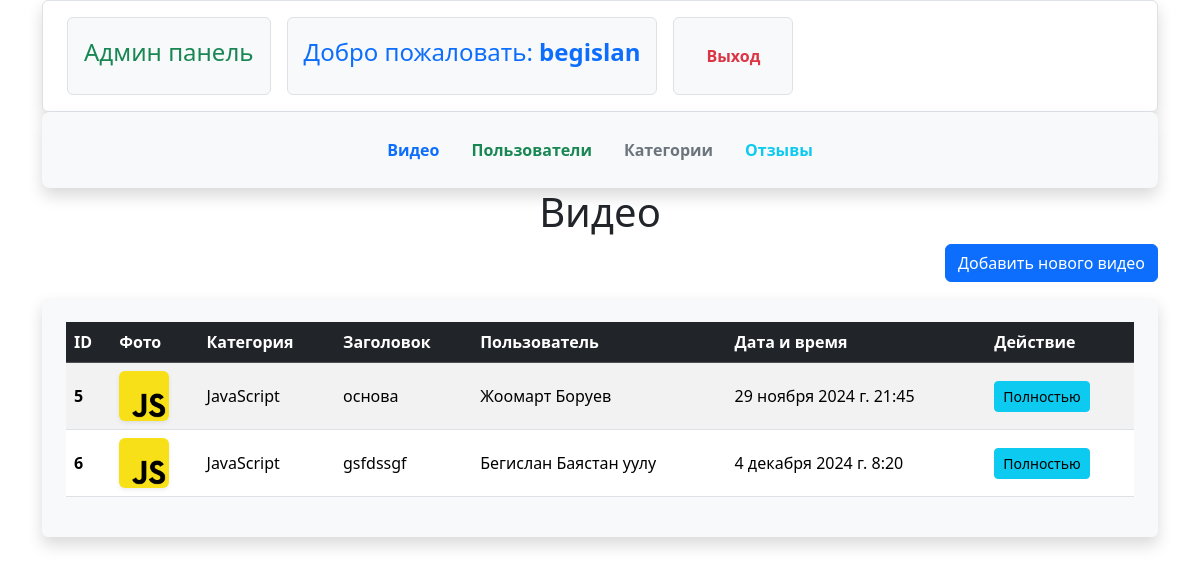
Screenshot of /adminka/ (signed in) with the database file from the repository.
### front/models.py (models this page shows, shortened)
class Video(models.Model):
    type = models.ForeignKey("Type", on_delete=models.CASCADE, verbose_name="Категория")
    title = models.CharField(max_length=255, verbose_name="Заголовка")
    description = models.TextField(verbose_name="Описание")
    file = models.FileField(upload_to='./video/', verbose_name='Видеофайл')
    user = models.ForeignKey('User', on_delete=models.CASCADE, verbose_name="Пользователь")
    img = models.ImageField(upload_to='video', verbose_name='Фото для обложки', blank=True)
    date = models.DateTimeField(auto_now_add=True)

class Type(models.Model):
    img = models.ImageField(upload_to='categories/', null=True, blank=True)
    name = models.CharField(max_length=255)
    def __str__(self):
        return str(self.name)

class User(models.Model):
    img = models.ImageField(upload_to='user/', null=True, blank=True)
    username = models.CharField(max_length=255)
    role = models.CharField(max_length=255)
    def __str__(self):
        return str(self.username)

### adminka/views.py (the view)
# urls.py: path('', adminka_view, name='adminka'),
@login_required
def adminka_view(request):
    videosList = Video.objects.all()
    context = {
        "videosList": videosList
    }
    return render(request, 'adminka/adminka_list.html', context)

### adminka/templates/adminka/adminka_list.html
{% extends 'adminka/core.html' %}
{% block content %}
    {% if user.is_superuser %}
        <center><h1>Видео</h1></center>
        <div class="mb-3 text-end">
            <a href="{% url 'video_create' %}">
                <button class="btn btn-primary">
                    Добавить нового видео
                </button>
            </a>
        </div>
        <section class="p-4 bg-light rounded shadow">
            <table class="table table-striped table-hover align-middle">
                <thead class="table-dark">
                <tr>
                    <th scope="col">ID</th>
                    <th scope="col">Фото</th>
                    <th scope="col">Категория</th>
                    <th scope="col">Заголовок</th>
                    <th scope="col">Пользователь</th>
                    <th scope="col">Дата и время</th>
                    <th scope="col">Действие</th>
                </tr>
                </thead>
                <tbody>
                {% for data in videosList %}
                    <tr>
                        <th scope="row">{{ data.id }}</th>
                        <td>
                            {% if data.img %}
                            <img src="{{ data.img.url }}" width="50" class="rounded shadow-sm" alt="Видео">
                            {% else %}
                                <h1>Нет фото</h1>
                                {% endif %}
                        </td>
                        <td>{{ data.type }}</td>
                        <td>{{ data.title }}</td>
                        <td>{{ data.user }}</td>
                        <td>{{ data.date }}</td>
                        <td>
                            <a href="{% url 'video_detail' data.id %}">
                                <button class="btn btn-info btn-sm">Полностью</button>
                            </a>
                        </td>
                    </tr>
                {% endfor %}
                </tbody>
            </table>
        </section>
    {% else %}
        <h1>Это окно доступна только для админа</h1>
    {% endif %}
{% endblock %}

### adminka/templates/adminka/include/header_admin.html (shortened to what this page needs)
<div class="container">
    <nav class="nav border p-3 bg-white shadow rounded">
        <li class="p-3 border rounded bg-light fs-4 mx-2 text-success">
            Админ панель
        </li>
        <li class="p-3 border rounded bg-light fs-4 mx-2 text-primary">
            Добро пожаловать: <span class="fw-bold">{{ user.username }}</span>
        </li>
        <li class="p-3 border rounded bg-light fs-4 mx-2 text-primary">
            <a class="nav-link text-danger fw-bold px-3" href="{% url 'logout' %}">Выход
            </a>
        </li>
    </nav>
    <nav class="nav justify-content-center bg-light py-3 shadow">
        <a class="nav-link text-primary fw-bold px-3" href="{% url 'adminka' %}">Видео</a>
        <a class="nav-link text-success fw-bold px-3" href="{% url 'user_list' %}">Пользователи</a>
        <a class="nav-link text-secondary fw-bold px-3" href="{% url 'cat_list' %}">Категории</a>
        <a class="nav-link text-info fw-bold px-3" href="{% url 'feedback_list' %}">Отзывы</a>
    </nav>
</div>

### rows the page displays
Video: id "5", img (picture), type "JavaScript", title "основа", user "Жоомарт Боруев", date "29 ноября 2024 г. 21:45"
Video: id "6", img (picture), type "JavaScript", title "gsfdssgf", user "Бегислан Баястан уулу", date "4 декабря 2024 г. 8:20"

### other values shown
{{ user.username }} "begislan"
